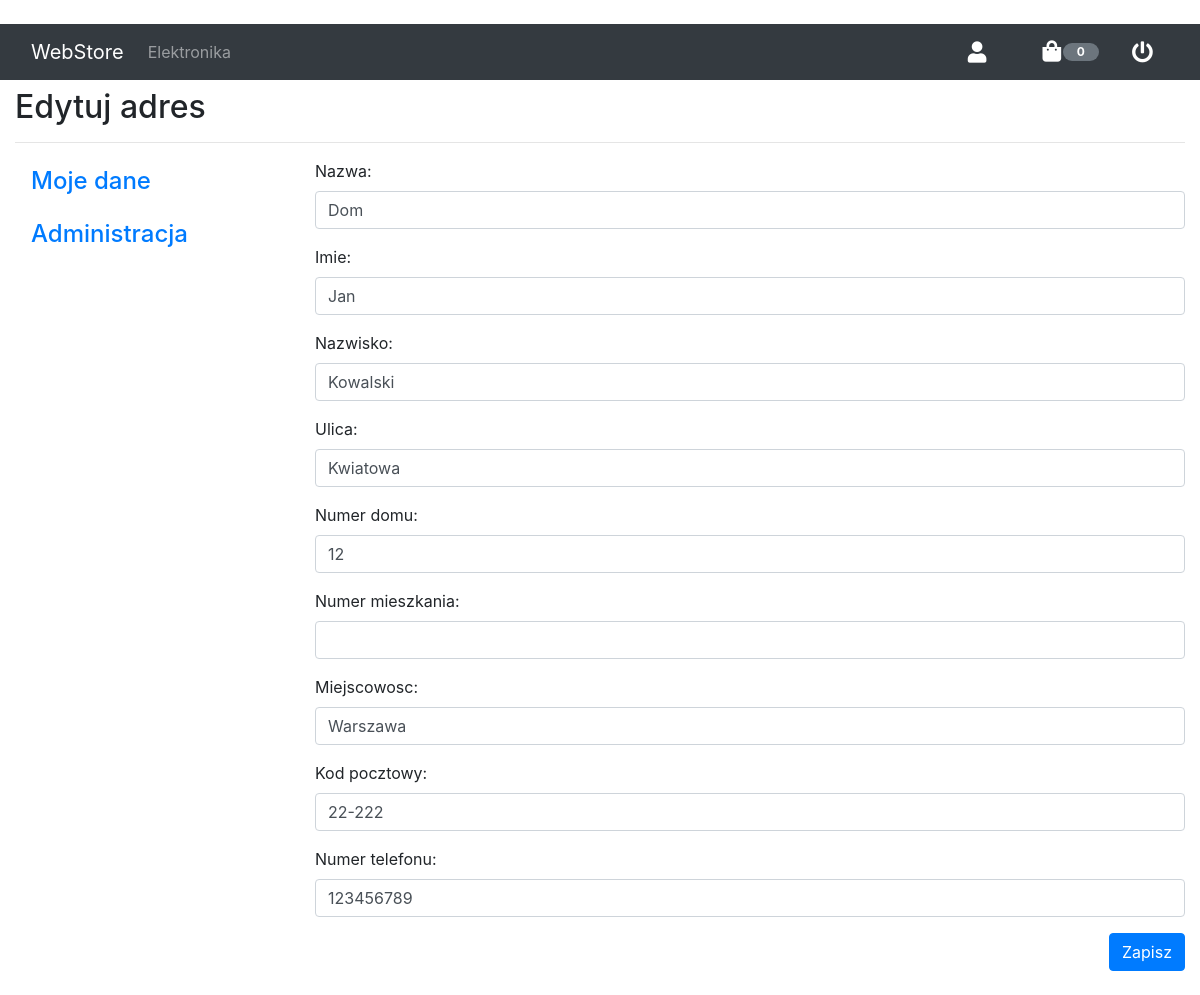
/profile/editshipment/3/ (signed in), run on the app's committed database.
### profile/models.py (models this page shows)
class Address(models.Model):
    user = models.ForeignKey(User, on_delete=models.CASCADE)
    name = models.CharField(max_length=70, null=True)
    first_name = models.CharField(max_length=30)
    last_name = models.CharField(max_length=30)
    street = models.CharField(max_length=60)
    house_number = models.CharField(max_length=10)
    flat_number = models.CharField(max_length=10, null=True)
    zip_code = models.CharField(max_length=10)
    phone_number = models.CharField(max_length=12)
    city = models.CharField(max_length=100, null=True)

### profile/views.py (the view)
# urls.py: path('editshipment/<int:id>/', views.editshipment, name='editshipment'),
@login_required
def editshipment(request, id):
    assert isinstance(request, HttpRequest)
    shipment = Address.objects.filter(id=id)
    if shipment:
        if request.method == 'POST':
            form = AccountEditShipmentForm(user=request.user, id=id, data=request.POST)
            if form.is_valid():
                form.save()
                return redirect('profile:shipments')
            return render(
                request,
                'profile/editShipment.html',
                {
                    'title': 'Edytuj adres',
                    'form': form
                }
            )
        else:
            form = AccountEditShipmentForm(user=request.user, id=id)
            return render(
                request,
                'profile/editShipment.html',
                {
                    'title': 'Edytuj adres',
                    'form': form
                }
            )
    else:
        return HttpResponseNotFound()

### profile/forms.py (shortened to what this page needs)
class AccountEditShipmentForm(AccountShipmentForm):
    shipment_id = forms.CharField(widget=forms.HiddenInput())
    def __init__(self, user, id, *args, **kwargs):
        super().__init__(user, *args, **kwargs)
        address = Address.objects.filter(id=id).first()
        self.fields['shipment_id'].initial = id
        self.fields['name'].initial = address.name
        self.fields['first_name'].initial = address.first_name
        self.fields['last_name'].initial = address.last_name
        self.fields['street'].initial = address.street
        self.fields['house_number'].initial = address.house_number
        self.fields['flat_number'].initial = address.flat_number
        self.fields['zip_code'].initial = address.zip_code
        self.fields['phone_number'].initial = address.phone_number
        self.fields['city'].initial = address.city

### profile/templates/profile/editShipment.html (shortened to what this page needs)
{% extends 'base.html' %}
{% block content %}
<div class="py-2">
    <h2>{{ title }}</h2>
    <hr />
    <div class="row">
        {% include 'profile/menu.html' %}
        <div class="col-md-9">
            <form method="post">
                <div class="form-group">
                    <label for="id_name">Nazwa:</label>
                    {{ form.name }}
                </div>
                <div class="form-group">
                    <label for="id_first_name">Imie:</label>
                    {{ form.first_name }}
                </div>
                <div class="form-group">
                    <label for="id_last_name">Nazwisko:</label>
                    {{ form.last_name }}
                </div>
                <div class="form-group">
                    <label for="id_last_name">Ulica:</label>
                    {{ form.street }}
                </div>
                <div class="form-group">
                    <label for="id_last_name">Numer domu:</label>
                    {{ form.house_number }}
                </div>
                <div class="form-group">
                    <label for="id_last_name">Numer mieszkania:</label>
                    {{ form.flat_number }}
                </div>
                <div class="form-group">
                    <label for="id_last_name">Miejscowosc:</label>
                    {{ form.city }}
                </div>
                <div class="form-group">
                    <label for="id_zip_code">Kod pocztowy:</label>
                    {{ form.zip_code }}
                </div>
                <div class="form-group">
                    <label for="id_phone_number">Numer telefonu:</label>
                    {{ form.phone_number }}
                </div>
                <div class="text-right">
                    <button type="submit" class="btn btn-primary">Zapisz</button>
                </div>
            </form>
        </div>
    </div>
</div>
{% endblock %}

### data on the page
Address: name "Dom", first_name "Jan", last_name "Kowalski", street "Kwiatowa", house_number "12", city "Warszawa", zip_code "22-222", phone_number "123456789"

### other printed values
{{ title }} "Edytuj adres"
